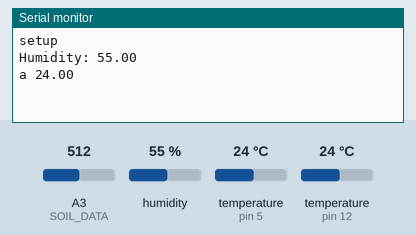
The sketch below on a simulated Arduino Uno, built with avr-gcc and run on an emulated ATmega328P. Shown: the last lines printed to the serial monitor. The test bench sets the inputs (shaded band); at power-on: humidity 55 %, temperature (sensors on pin 12, pin 5) 24 °C, A3 (SOIL_DATA) = 512. No radio packets arrive unless stated.

Above: at 2.2 s.
2.3 s: humidity set to 22 %
At 4.4 s:
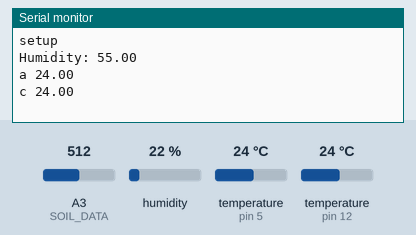
8.3 s: temperature (sensor on pin 12) set to 12 °C
At 10.8 s:
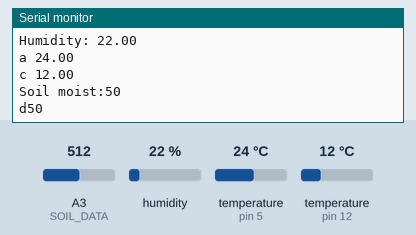
14.3 s: A3 (SOIL_DATA) set to 716
At 17.3 s:
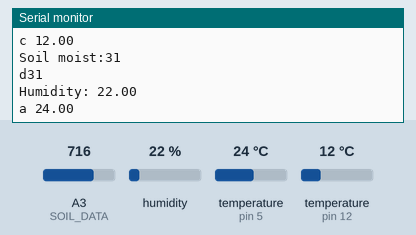
20.3 s: temperature (sensor on pin 5) set to 12 °C
At 21.5 s:
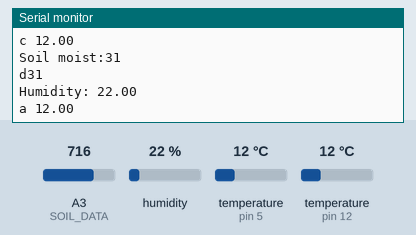
26.3 s: temperature (sensor on pin 12) set to 19 °C
At 29.8 s:
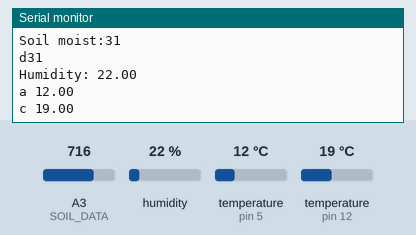
32.3 s: A3 (SOIL_DATA) set to 992
At 36.5 s:
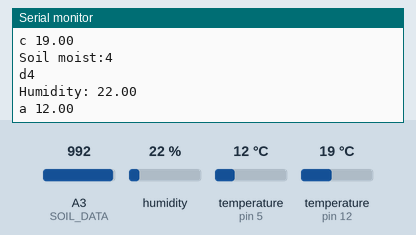
Timing chart, 0 to 38.0 s (numbered marks = the images above; inputs shaded):
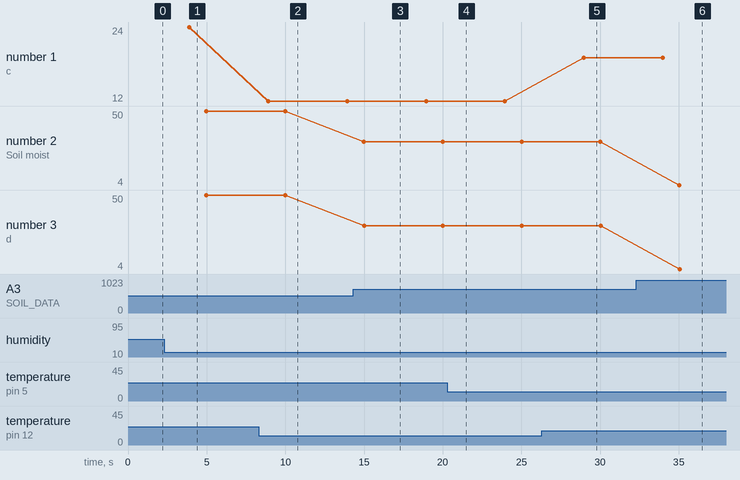

Measured:
- after the input at 8.3 s, the serial monitor: prints a new line after 0.62 s (image 2)
- after the input at 14.3 s, the serial monitor: prints a new line after 0.69 s (image 3)
- after the input at 20.3 s, the serial monitor: prints a new line after 0.78 s (image 4)
- after the input at 26.3 s, the serial monitor: prints a new line after 2.7 s (image 5)
- after the input at 32.3 s, the serial monitor: prints a new line after 2.7 s (image 6)
- plotted number 1: 24 → 12 after the input at 8.3 s, 12 → 19 after the input at 26.3 s
- plotted number 2: 50 → 31 after the input at 14.3 s, 31 → 4 after the input at 32.3 s
- plotted number 3: 50 → 31 after the input at 14.3 s, 31 → 4 after the input at 32.3 s

The sketch:

SensorsTransmitter.ino
```cpp
#include <DallasTemperature.h>
#include <OneWire.h>


//a=DHT 11 temp
//b=DHT 11 humid
//c=ds18b20 temp

#include <LowPower.h>
#include "DHT.h"
#include <VirtualWire.h>
#include <stdlib.h>

#define DHT_VCC 6
#define DHT_GND 4
#define DHTPIN 5

#define DHTTYPE DHT22   // DHT 11
DHT dht(DHTPIN, DHTTYPE);


// Data wire is plugged into port 2 on the Arduino
#define ONE_WIRE_BUS 12

// Setup a oneWire instance to communicate with any OneWire devices (not just Maxim/Dallas temperature ICs)
OneWire oneWire(ONE_WIRE_BUS);

// Pass our oneWire reference to Dallas Temperature.
DallasTemperature sensors(&oneWire);

#define DS18b20_VCC 11
#define DS18b20_GND 10

const int led_pin = 13;

#define RF_TX 9
#define RF_VCC 8
#define RF_GND 7
#define RF_PTT_PIN 2
#define RF_RX_PIN 3

#define SOIL_VCC A1
#define SOIL_GND A2
#define SOIL_DATA A3

char buff[20];

void setup() {

  //RF
  pinMode(RF_VCC,OUTPUT);
  pinMode(RF_GND,OUTPUT);
  digitalWrite(RF_GND,LOW);
  digitalWrite(RF_VCC,HIGH);


  //DHT11
  pinMode(DHT_VCC,OUTPUT);
  pinMode(DHT_GND,OUTPUT);
  digitalWrite(DHT_GND,LOW);
  digitalWrite(DHT_VCC,HIGH);

  //DS18b20
  pinMode(DS18b20_VCC,OUTPUT);
  pinMode(DS18b20_GND,OUTPUT);
  digitalWrite(DS18b20_VCC,HIGH);
  digitalWrite(DS18b20_GND,LOW);

  //SOil mouisture
  pinMode(SOIL_VCC,OUTPUT);
  pinMode(SOIL_GND,OUTPUT);
  digitalWrite(SOIL_VCC,HIGH);
  digitalWrite(SOIL_GND,LOW);


  vw_set_tx_pin(RF_TX);
  vw_set_ptt_pin(RF_PTT_PIN);
  vw_set_rx_pin(RF_RX_PIN);
  vw_set_ptt_inverted(true); // Required for DR3100

  Serial.begin(9600);  // Debugging only
  Serial.println("setup");


  vw_setup(1000);   // Bits per sec

 LowPower.powerDown(SLEEP_1S, ADC_OFF, BOD_OFF);

 sensors.begin();

}

void loop(void) {

  dht11ReadSend();
  LowPower.powerDown(SLEEP_1S, ADC_OFF, BOD_OFF);
  ds18b20ReadSend();
  LowPower.powerDown(SLEEP_1S, ADC_OFF, BOD_OFF);
  soilMoistReadSend();

//  const char *msg = "Hello";
//  digitalWrite(led_pin, HIGH); // Flash a light to show transmitting
//   vw_send((uint8_t *)msg, strlen(msg)); // Send control character
//   vw_wait_tx(); // Wait until the whole message is gone
//   digitalWrite(led_pin, LOW);
  LowPower.powerDown(SLEEP_1S, ADC_OFF, BOD_OFF);


}

void soilMoistReadSend(){
  int soilMoist = analogRead(SOIL_DATA);
  soilMoist = map(soilMoist,0,1023,100,0);
  Serial.print("Soil moist:");
  Serial.println(soilMoist);
  sprintf(buff,"d%d",soilMoist);
  Serial.println(buff);
  sendToServer(buff);
}


void sendToServer(char buff[]){
   digitalWrite(led_pin, HIGH);
  vw_send((uint8_t *)buff, strlen(buff)); // Send control character
  vw_wait_tx(); // Wait until the whole message is gone
  digitalWrite(led_pin, LOW);
}


void ds18b20ReadSend(){

  sensors.requestTemperatures(); // Send the command to get temperatures
  float ds18b20temp = sensors.getTempCByIndex(0);

  char ds18b20tempChar[20];
  dtostrf(ds18b20temp,6, 2, ds18b20tempChar);

 sprintf(buff,"c%s",ds18b20tempChar);

  Serial.println(buff);
  sendToServer(buff);

}

void dht11ReadSend(){

  dht.begin();


  float humidity = dht.readHumidity();
  float temp = dht.readTemperature();
  //float f = dht.readTemperature(true);

  Serial.print("Humidity: ");
  Serial.println(humidity);


  // Check if any reads failed and exit early (to try again).
  if (!isnan(humidity) && !isnan(temp)) {

   //sprintf(buff,"DHT11:T:%d",temp);
   //sprintf(buff,"a%d",temp);

   char tmp[20];
    dtostrf(temp,6, 2, tmp);
    sprintf(buff,"a%s",tmp);
   Serial.println(buff);
   sendToServer(buff);
   LowPower.powerDown(SLEEP_1S, ADC_OFF, BOD_OFF); //Wait for the server

   //sprintf(buff,"DHT11:H:%d",humidity);
   //sprintf(buff,"b%d",humidity);
    dtostrf(humidity,6, 2, tmp);
    sprintf(buff,"b%s",tmp);
    sendToServer(buff);

  }


}
```
